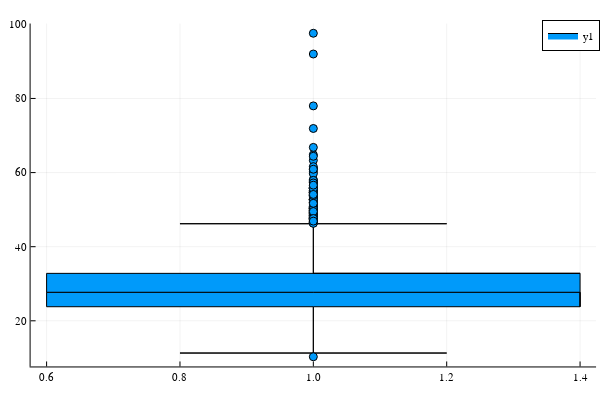

The notebook cell this image was saved under:
### Code cell
boxplot(new_data.bmi)

### Figure 1 — Plotly figure (JSON) as saved in the notebook; plotly's stock layout.template omitted (floating-point values rounded to 4 significant figures)
{"data": [{"fill": "tozeroy", "fillcolor": "rgba(0, 154, 250, 1.000)", "legendgroup": "y1", "line": {"color": "rgba(0, 0, 0, 1.000)", "dash": "solid", "width": 1}, "mode": "lines", "name": "y1", "showlegend": true, "type": "scatter", "x": [1, 0.8, 1.2, 1, 1, 1], "xaxis": "x1", "y": [11.3, 11.3, 11.3, 11.3, 23.8, 11.3], "yaxis": "y1"}, {"fill": "tozeroy", "fillcolor": "rgba(0, 154, 250, 1.000)", "legendgroup": "y1", "line": {"color": "rgba(0, 0, 0, 1.000)", "dash": "solid", "width": 1}, "mode": "lines", "name": "y1", "showlegend": false, "type": "scatter", "x": [1.4, 1.4, 0.6, 0.6, 1.4, 1.4, 1.4], "xaxis": "x1", "y": [23.8, 27.7, 27.7, 23.8, 23.8, 27.7, 23.8], "yaxis": "y1"}, {"fill": "tozeroy", "fillcolor": "rgba(0, 154, 250, 1.000)", "legendgroup": "y1", "line": {"color": "rgba(0, 0, 0, 1.000)", "dash": "solid", "width": 1}, "mode": "lines", "name": "y1", "showlegend": false, "type": "scatter", "x": [1.4, 0.6, 0.6, 1.4, 1.4, 1, 1.4], "xaxis": "x1", "y": [32.8, 32.8, 27.7, 27.7, 32.8, 32.8, 32.8], "yaxis": "y1"}, {"fill": "tozeroy", "fillcolor": "rgba(0, 154, 250, 1.000)", "legendgroup": "y1", "line": {"color": "rgba(0, 0, 0, 1.000)", "dash": "solid", "width": 1}, "mode": "lines", "name": "y1", "showlegend": false, "type": "scatter", "x": [1, 0.8, 1.2, 1, 1, 1], "xaxis": "x1", "y": [46.2, 46.2, 46.2, 46.2, 32.8, 46.2], "yaxis": "y1"}, {"colorbar": {"len": 0.9525, "title": "", "x": 0.9934, "y": 0.5139}, "legendgroup": "y1", "marker": {"color": "rgba(0, 154, 250, 1.000)", "line": {"color": "rgba(0, 0, 0, 1.000)", "width": 1}, "size": 8, "symbol": "circle"}, "mode": "markers", "name": "y1", "showlegend": false, "type": "scatter", "x": [1, 1, 1, 1, 1, 1, 1, 1, 1, 1, 1, 1, 1, 1, 1, 1, 1, 1, 1, 1, 1, 1, 1, 1, 1, 1, 1, 1, 1, 1, 1, 1, 1, 1, 1, 1, 1, 1, 1, 1, 1, 1, 1, 1, 1, 1, 1, 1, 1, 1, 1, 1, 1, 1, 1, 1, 1, 1, 1, 1, 1, 1, 1, 1, 1, 1, 1, 1, 1, 1, 1, 1, 1, 1, 1, 1, 1, 1, 1, 1, 1, 1, 1, 1, 1, 1, 1, 1, 1, 1, 1, 1, 1, 1, 1, 1, 1, 1, 1, 1, 1, 1, 1, 1, 1, 1, 1, 1, 1, 1, 1, 1, 1, 1, 1, 1, 1, 1, 1, 1, 1, 1, 1, 1, 1, 1], "xaxis": "x", "y": [48.9, 47.5, 56.6, 50.1, 54.6, 60.9, 54.7, 48.2, 64.8, 47.3, 46.5, 46.6, 54.7, 49.8, 60.2, 51, 51.5, 71.9, 50.2, 47.8, 54.6, 55.7, 55.7, 57.5, 54.2, 52.3, 50.3, 78, 50.2, 53.4, 55.2, 48.4, 50.6, 49.5, 55, 54.8, 50.2, 47.5, 52.8, 66.8, 55.1, 48.5, 55.9, 57.3, 10.3, 49.8, 56, 51.8, 57.7, 48.9, 49.3, 49.8, 54, 56.1, 97.6, 53.9, 49.4, 48.5, 49.2, 48.7, 48.9, 53.8, 46.5, 48.8, 52.7, 52.8, 55.7, 53.5, 50.5, 51.9, 63.3, 52.8, 61.2, 48, 46.8, 50.1, 48.3, 58.1, 49.3, 50.4, 52.7, 48.3, 49.3, 51.9, 53.4, 50.3, 59.7, 47.4, 52.5, 52.9, 54.7, 61.6, 49.9, 53.8, 47.3, 54.3, 47.9, 55, 50.9, 50.6, 57.2, 64.4, 92, 50.8, 55.9, 57.9, 47.6, 55.7, 48.8, 57.2, 47.5, 46.4, 46.9, 50.2, 47.1, 48.1, 51.7, 60.9, 47.8, 47.6, 46.3, 54.1, 56.6, 49.5, 47.6, 46.9], "yaxis": "y", "zmax": null, "zmin": null}, {"colorbar": {"len": 0.9525, "title": "", "x": 0.9934, "y": 0.5139}, "hoverinfo": "text", "legendgroup": "y1", "line": {"color": "rgba(0, 154, 250, 1.000)", "dash": "solid", "shape": "linear", "width": 0}, "mode": "lines", "name": "y1", "showlegend": false, "text": ["Lower fence: 11.3", "Lower fence: 11.3", "Lower fence: 11.3", "Lower fence: 11.3", "Q1: 23.8"], "type": "scatter", "x": [1, 0.8, 1.2, 1, 1], "xaxis": "x", "y": [11.3, 11.3, 11.3, 11.3, 23.8], "yaxis": "y", "zmax": null, "zmin": null}, {"colorbar": {"len": 0.9525, "title": "", "x": 0.9934, "y": 0.5139}, "hoverinfo": "text", "legendgroup": "y1", "line": {"color": "rgba(0, 154, 250, 1.000)", "dash": "solid", "shape": "linear", "width": 0}, "mode": "lines", "name": "y1", "showlegend": false, "text": ["Q1: 23.8", "Median: 27.7", "Median: 27.7", "Q1: 23.8", "Q1: 23.8", "Median: 27.7"], "type": "scatter", "x": [1.4, 1.4, 0.6, 0.6, 1.4, 1.4], "xaxis": "x", "y": [23.8, 27.7, 27.7, 23.8, 23.8, 27.7], "yaxis": "y", "zmax": null, "zmin": null}, {"colorbar": {"len": 0.9525, "title": "", "x": 0.9934, "y": 0.5139}, "hoverinfo": "text", "legendgroup": "y1", "line": {"color": "rgba(0, 154, 250, 1.000)", "dash": "solid", "shape": "linear", "width": 0}, "mode": "lines", "name": "y1", "showlegend": false, "text": ["Q3: 32.8", "Q3: 32.8", "Median: 27.7", "Median: 27.7", "Q3: 32.8", "Q3: 32.8"], "type": "scatter", "x": [1.4, 0.6, 0.6, 1.4, 1.4, 1], "xaxis": "x", "y": [32.8, 32.8, 27.7, 27.7, 32.8, 32.8], "yaxis": "y", "zmax": null, "zmin": null}, {"colorbar": {"len": 0.9525, "title": "", "x": 0.9934, "y": 0.5139}, "hoverinfo": "text", "legendgroup": "y1", "line": {"color": "rgba(0, 154, 250, 1.000)", "dash": "solid", "shape": "linear", "width": 0}, "mode": "lines", "name": "y1", "showlegend": false, "text": ["Upper fence: 46.2", "Upper fence: 46.2", "Upper fence: 46.2", "Upper fence: 46.2", "Q3: 32.8"], "type": "scatter", "x": [1, 0.8, 1.2, 1, 1], "xaxis": "x", "y": [46.2, 46.2, 46.2, 46.2, 32.8], "yaxis": "y", "zmax": null, "zmin": null}], "layout": {"annotations": [], "height": 400, "legend": {"bgcolor": "rgba(255, 255, 255, 1.000)", "bordercolor": "rgba(0, 0, 0, 1.000)", "borderwidth": 1, "font": {"color": "rgba(0, 0, 0, 1.000)", "family": "sans-serif", "size": 11}, "title": {"font": {"color": "rgba(0, 0, 0, 1.000)", "family": "sans-serif", "size": 15}, "text": ""}, "tracegroupgap": 0, "traceorder": "normal", "x": 1, "xanchor": "auto", "y": 1, "yanchor": "auto"}, "margin": {"b": 20, "l": 0, "r": 0, "t": 20}, "paper_bgcolor": "rgba(255, 255, 255, 1.000)", "plot_bgcolor": "rgba(255, 255, 255, 1.000)", "showlegend": true, "width": 600, "xaxis": {"anchor": "y", "domain": [0.05101, 0.9934], "gridcolor": "rgba(0, 0, 0, 0.100)", "gridwidth": 0.5, "linecolor": "rgba(0, 0, 0, 1.000)", "mirror": false, "range": [0.576, 1.424], "showgrid": true, "showline": true, "showticklabels": true, "tickangle": 0, "tickcolor": "rgb(0, 0, 0)", "tickfont": {"color": "rgba(0, 0, 0, 1.000)", "family": "sans-serif", "size": 11}, "tickmode": "array", "ticks": "inside", "ticktext": ["0.6", "0.8", "1.0", "1.2", "1.4"], "tickvals": [0.6, 0.8, 1, 1.2, 1.4], "title": "", "titlefont": {"color": "rgba(0, 0, 0, 1.000)", "family": "sans-serif", "size": 15}, "type": "-", "visible": true, "zeroline": false, "zerolinecolor": "rgba(0, 0, 0, 1.000)"}, "yaxis": {"anchor": "x", "domain": [0.03762, 0.9902], "gridcolor": "rgba(0, 0, 0, 0.100)", "gridwidth": 0.5, "linecolor": "rgba(0, 0, 0, 1.000)", "mirror": false, "range": [7.681, 100.2], "showgrid": true, "showline": true, "showticklabels": true, "tickangle": 0, "tickcolor": "rgb(0, 0, 0)", "tickfont": {"color": "rgba(0, 0, 0, 1.000)", "family": "sans-serif", "size": 11}, "tickmode": "array", "ticks": "inside", "ticktext": ["20", "40", "60", "80", "100"], "tickvals": [20, 40, 60, 80, 100], "title": "", "titlefont": {"color": "rgba(0, 0, 0, 1.000)", "family": "sans-serif", "size": 15}, "type": "-", "visible": true, "zeroline": false, "zerolinecolor": "rgba(0, 0, 0, 1.000)"}}}
